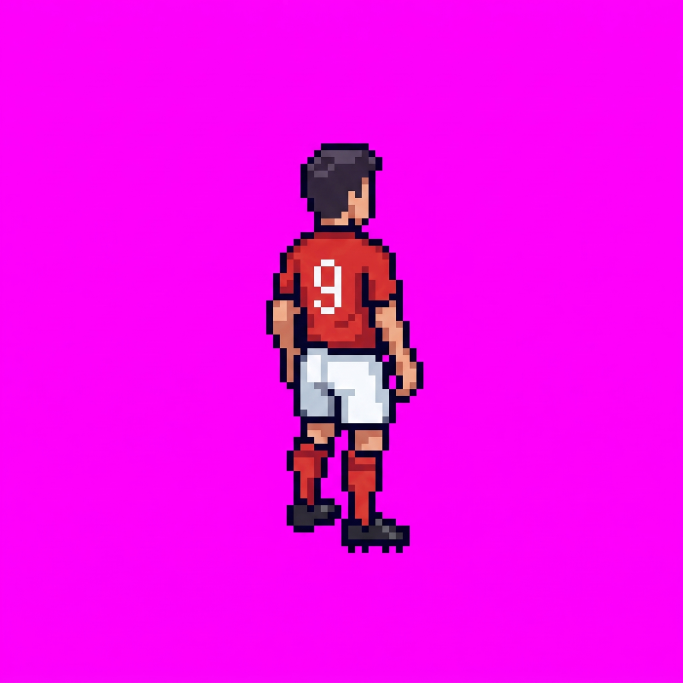
#> input picture worktrees/general/references/3c79af94-striker-idle-b.png, 2048 x 2048 px, found by its file name (shown at 1/3 size)
$ python extract_master_v2.py
#> lines starting #> are read from the running program, lines starting #| are printed output that depends on the picture
from collections import Counter
from PIL import Image

REF = 'worktrees/general/references/3c79af94-striker-idle-b.png'
OUT = '.sprite-studio/imagegen-sources/striker-penalty/master-v2.png'
PALETTE = [
    (3, 1, 38), (38, 30, 53), (88, 75, 97), (127, 31, 46), (174, 80, 76), (209, 161, 144),
    (180, 36, 43), (214, 50, 50), (246, 249, 253), (202, 212, 225),
]
SHORTS = [(3, 1, 38), (246, 249, 253), (202, 212, 225)]
im = Image.open(REF).convert('RGB')
px = im.load()
B = 2048 / 100


def is_key(c):
    return c[0] > 180 and c[1] < 110 and c[2] > 180


def nearest(c, palette):
    return min(palette, key=lambda p: sum((a - b) ** 2 for a, b in zip(c, p)))


native = {}
for j in range(21, 82):
    for i in range(39, 62):
        votes = Counter()
        for dy in range(-4, 5, 2):
            for dx in range(-4, 5, 2):
                votes[px[int((i + .5) * B) + dx, int((j + .5) * B) + dy]] += 1
        c = votes.most_common(1)[0][0]
        if not is_key(c):
            x, y = i - 39, j - 21
            in_shorts = 31 <= y <= 40 and 5 <= x <= 17
            native[(x, y)] = nearest(c, SHORTS if in_shorts else PALETTE)

canvas = Image.new('RGBA', (256, 256), (0, 0, 0, 0))
#> canvas: PIL image 256x256 RGBA; every value is 0
cp = canvas.load()
for (x, y), c in native.items():
    for dy in range(2):
        for dx in range(2):
            cp[95 + 2 * x + dx, 116 + 2 * y + dy] = c + (255,)
canvas.save(OUT)
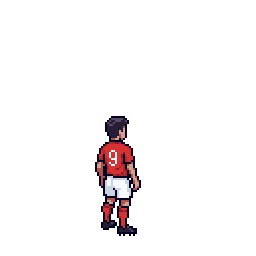
#> saved as master-v2.png: PIL image 256x256 RGBA; mean R, G, B, A 6.1, 3.5, 4.3, 13.1; transparent parts drawn white

codes = {c: 'ABCDEFGHIJ'[k] for k, c in enumerate(PALETTE)}
for y in range(61):
    print(f'{y:2d} ' + ''.join(codes[native[(x, y)]] if (x, y) in native else '.' for x in range(23)))
